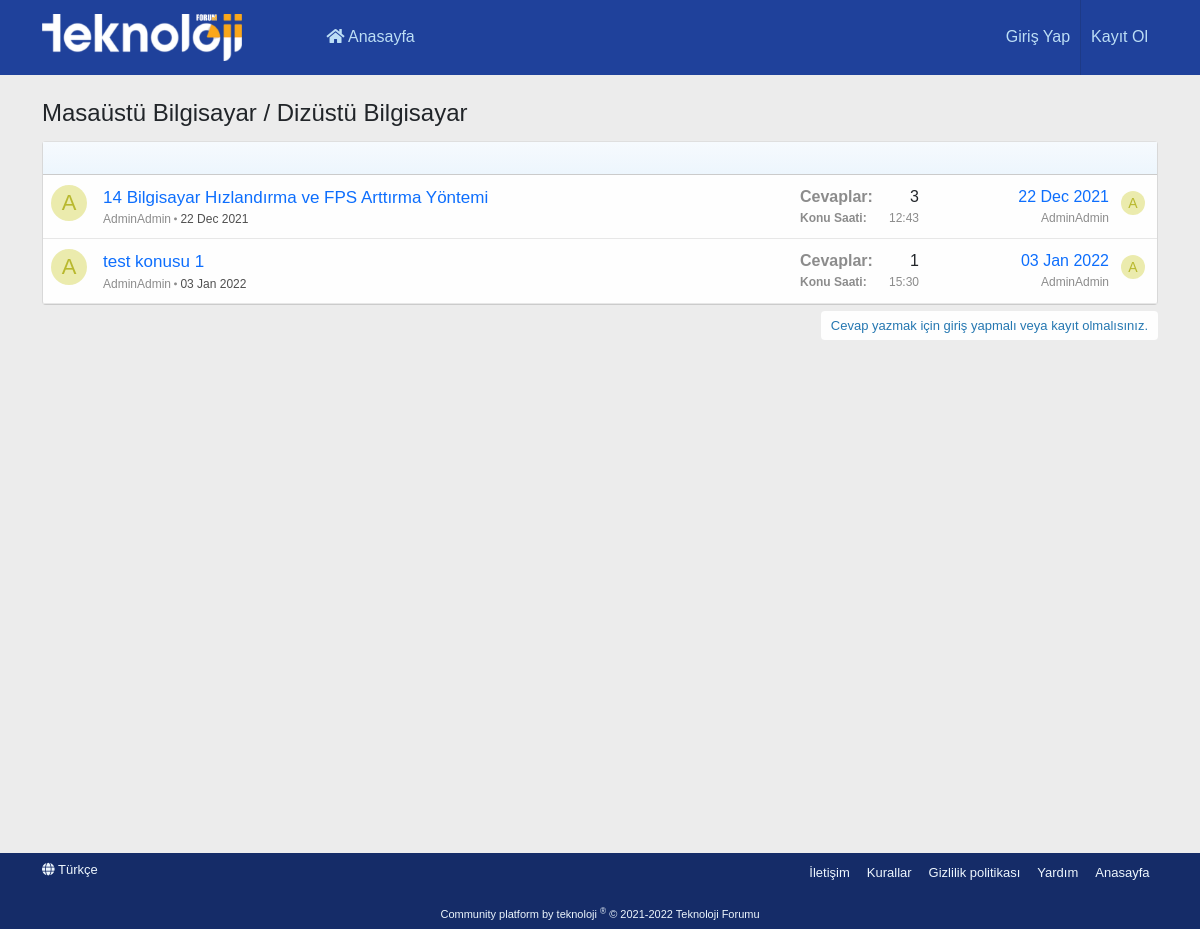
The app's page /forumlar/masaustu-bilgisayar-dizustu-bilgisayar, older data.
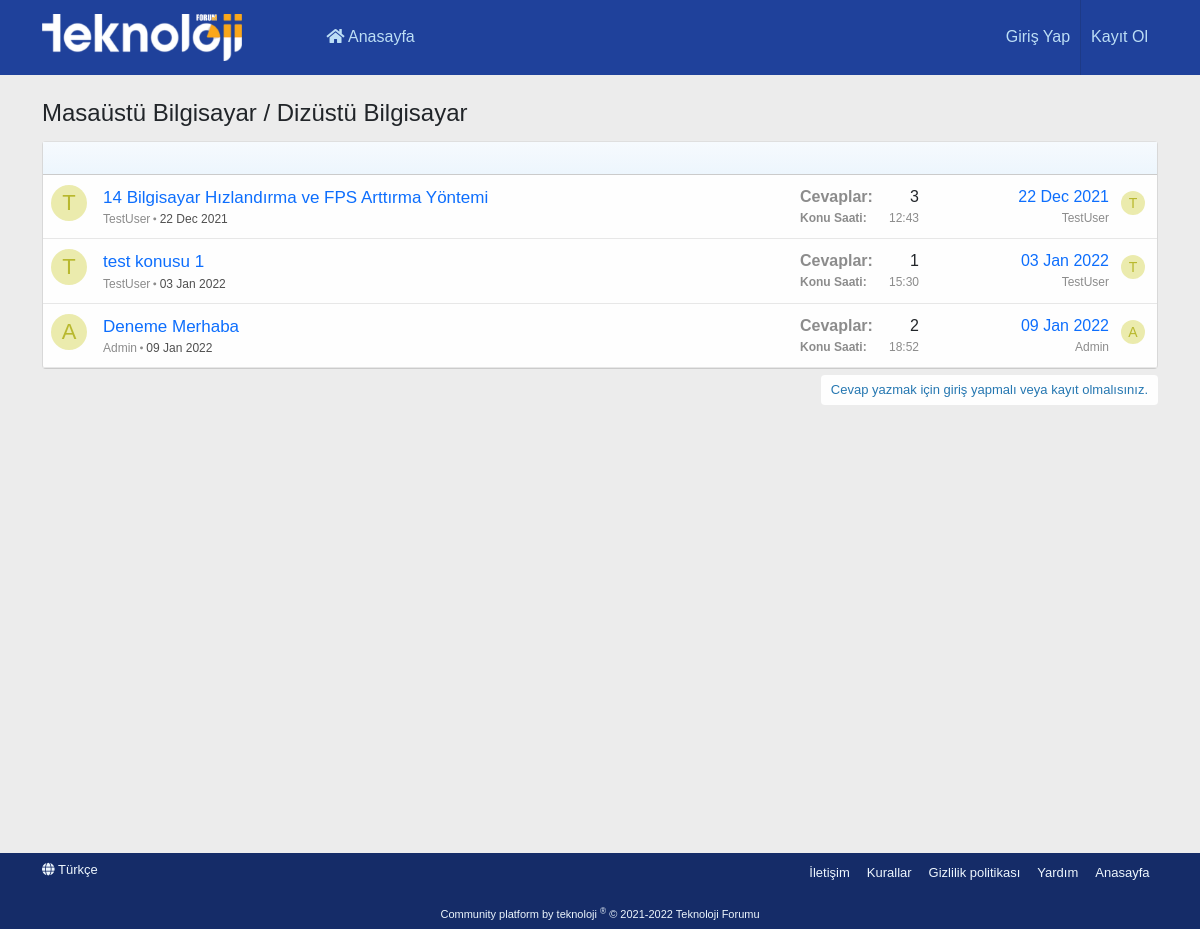
The same page, newer data.
### tables this page shows
CREATE TABLE `topics` (
  `topic_id` int(11) NOT NULL,
  `topic_name` varchar(255) NOT NULL,
  `topic_url` varchar(255) NOT NULL,
  `board_id` int(11) NOT NULL,
  `topic_created_date` timestamp NOT NULL DEFAULT current_timestamp(),
  `user_id` int(11) NOT NULL
);

CREATE TABLE `users` (
  `user_id` int(11) NOT NULL,
  `user_name` varchar(255) NOT NULL,
  `user_email` varchar(255) NOT NULL,
  `user_password` varchar(255) NOT NULL,
  `user_register_date` timestamp NOT NULL DEFAULT current_timestamp()
);

### application/controllers/Board.php (called while the page is built, shortened)
<?php
class Board extends CI_Controller {
    public function __construct() {
        $this->load->model('boardmodel');
        $this->load->model('topicmodel');
		$this->load->model('usermodel');
		$this->load->library('form_validation');
	}
    public function index($get_board) {
        $board = $this->boardmodel->getAltBoards(array('board_url' => $get_board));
        if (!empty($board)) {
            $board_id = $board[0]->board_id;
            $topics = $this->topicmodel->getTopics(array('board_id' => $board_id));
            $this->load->view('board', array(
                'board_id' => $board_id,
                'board_name' => $board[0]->board_name,
                'topics' => $topics
            ));
        } else {
            show_404();
        }
    }
}

### index.php (called while the page is built, shortened)
<?php
require_once BASEPATH.'core/CodeIgniter.php';

### application/models/BoardModel.php (called while the page is built, shortened)
<?php
class BoardModel extends CI_Model {
    public function getAltBoards($where) {
        $boards = $this->db->get_where('boards', $where);
        return $boards->result();
    }
}

### application/models/TopicModel.php (called while the page is built, shortened)
<?php
class TopicModel extends CI_Model {
    public function getTopics($where) {
        $topics = $this->db->join('users', 'topics.user_id = users.user_id')->get_where('topics', $where);
        return $topics->result();
    }
    public function getMessagesCountRow($topic_id) {
        return $this->db->where(['topic_id'=>$topic_id])->from("messages")->count_all_results();
    }
}

### application/views/board.php (the view, shortened to what the changed rows need)
<!DOCTYPE html>
<html lang="tr">
<head>
</head>
<body>
    <section>
        <div class="container">
            <div class="block-container">
                <div class="block-body">
                    <div class="structItemContainer">
                        <?php foreach ($topics as $key => $value) : ?>
                            <div class="structItem">
                                <div class="structItem-cell structItem-cell--icon">
                                    <div class="structItem-iconContainer">
                                        <a href="#" class="avatar avatar--s avatar--default avatar--default--dynamic" style="background-color: #ebebad; color: #b8b82e">
                                            <span class="avatar-u134-s" role="img"><?=strtoupper($value->user_name[0]);?></span>
                                        </a>
                                    </div>
                                </div>
                                <div class="structItem-cell structItem-cell--main">
                                    <div class="structItem-title">
                                        <a href="<?=base_url('konular/' . $value->topic_url);?>"><?=$value->topic_name;?></a>
                                    </div>
                                    <div class="structItem-minor">
                                        <ul class="structItem-parts">
                                            <li>
                                                <a href="#" class="username"><?=$value->user_name;?><i class="fas fa-circle" style="font-size: 3px;position: relative;bottom: 3px;left: 3px;margin-right: 3px;"></i></a>
                                            </li>
                                            <li class="structItem-startDate">
                                                <a href="<?=base_url('konular/' . $value->topic_url);?>"><time class="u-dt" dir="auto"><?=strftime('%d %b %Y', strtotime($value->topic_created_date));?></time></a>
                                            </li>
                                        </ul>
                                    </div>
                                </div>
                                <div class="structItem-cell structItem-cell--meta">
                                    <dl class="pairs pairs--justified">
                                        <dt>
                                            Cevaplar:
                                        </dt>
                                        <dd>
                                                <?=$this->topicmodel->getMessagesCountRow($value->topic_id);?>
                                        </dd>
                                    </dl>
                                    <dl class="pairs pairs--justified structItem-minor">
                                        <dt>
                                            Konu Saati:
                                        </dt>
                                        <dd>
                                            <?=strftime('%H:%M', strtotime($value->topic_created_date));?>
                                        </dd>
                                    </dl>
                                </div>
                                <div class="structItem-cell structItem-cell--latest">
                                    <a href="<?=base_url('konular/' . $value->topic_url);?>"><time class="structItem-latestDate u-dt" dir="auto"><?=strftime('%d %b %Y', strtotime($value->topic_created_date));?></time></a>
                                    <div class="structItem-minor">
                                        <a href="#" class="username" dir="auto" itemprop="name"><?=$value->user_name;?></a>
                                    </div>
                                </div>
                                <div class="structItem-cell structItem-cell--icon structItem-cell--iconEnd">
                                    <div class="structItem-iconContainer">
                                        <a href="#" class="avatar avatar--xxs avatar--default avatar--default--dynamic" style="background-color: #ebebad; color: #b8b82e">
                                            <span class="avatar-u134-s" role="img" style="font-size: 14px;"><?=strtoupper($value->user_name[0]);?></span>
                                        </a>
                                    </div>
                                </div>
                            </div>
                        <?php endforeach;?>
                    </div>
                </div>
            </div>
        </div>
    </section>
    <br>
</body>
</html>

Row changes from the older to the newer data that the page shows:
changed through a linked row, topics "14 Bilgisayar Hızlandırma ve FPS Arttırma Yöntemi": user.user_name "A" → "T"; user.user_name "AdminAdmin" → "TestUser"
changed through a linked row, topics "test konusu 1": user.user_name "A" → "T"; user.user_name "AdminAdmin" → "TestUser"
added topics: user.user_name "A", topic_name "Deneme Merhaba", user.user_name "Admin", topic_created_date "09 Jan 2022", topic_id "2", topic_created_date "18:52"
